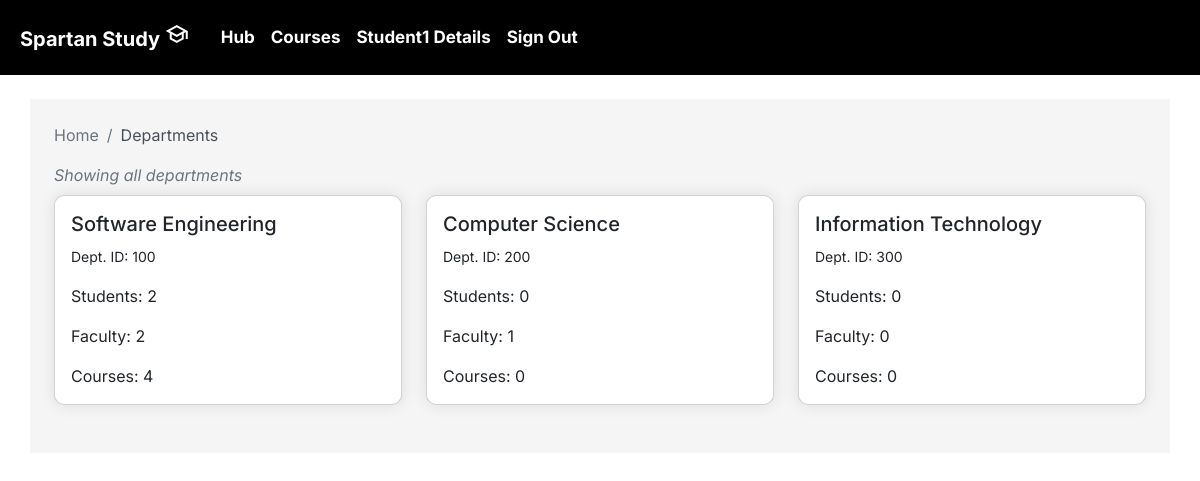
Screenshot of /departments/ (signed in) with the database file from the repository.
### main/models.py (models this page shows, shortened)
class Student(models.Model):
    student_id = models.IntegerField(primary_key=True)
    name = models.CharField(max_length=100, null=False)
    email = models.EmailField(max_length=100, null=True, blank=True)
    password = models.CharField(max_length=255, null=False)
    role = models.CharField(
        default="Student", max_length=100, null=False, blank=True)
    course = models.ManyToManyField(
        'Course', related_name='students', blank=True)
    photo = models.ImageField(upload_to='profile_pics', blank=True,
                              null=False, default='profile_pics/default_student.png')
    department = models.ForeignKey(
        'Department', on_delete=models.CASCADE, null=False, blank=False, related_name='students')
    class Meta:
        verbose_name_plural = 'Students'

class Department(models.Model):
    department_id = models.IntegerField(primary_key=True)
    name = models.CharField(max_length=100, null=False)
    description = models.TextField(null=True, blank=True)
    class Meta:
        verbose_name_plural = 'Departments'
    def student_count(self):
        return self.students.count()
    def faculty_count(self):
        return self.faculty.count()
    def course_count(self):
        return self.courses.count()

### main/views.py (the view)
# urls.py: path('departments/', views.departments, name='departments'),
def departments(request):
    if request.session.get('student_id') or request.session.get('faculty_id'):
        departments = Department.objects.all()
        if request.session.get('student_id'):
            student = Student.objects.get(
                student_id=request.session['student_id'])
        else:
            student = None
        if request.session.get('faculty_id'):
            faculty = Faculty.objects.get(
                faculty_id=request.session['faculty_id'])
        else:
            faculty = None
        context = {
            'faculty': faculty,
            'student': student,
            'deps': departments
        }
        return render(request, 'main/departments.html', context)
    else:
        return redirect('std_login')

### main/templates/main/departments.html (shortened to what this page needs)
{% extends 'index.html' %}
{% block profile %}
{% if faculty %} {% url 'profile' faculty.faculty_id %}
{% else %} {% url 'profile' student.student_id %}
{% endif %}
{% endblock %}
{% block user %}
{% if faculty %} {{faculty.name}}
{% else %} {{student.name}}
{% endif %}
{% endblock user %}
{% block courses %}
{% url 'myCourses' %}
{% endblock courses %}
{% block allCourses %}
{% url 'courses' %}
{% endblock %}
{% block content %}
<div class="container p-4" style="background-color: #f5f5f5;">
   <nav class="breadcrumb-container" aria-label="breadcrumb">
      <ol class="breadcrumb bg-transparent pl-0">
         <li class="breadcrumb-item"><a href="#" style="color: #6c757d;">Home</a></li>
         <li class="breadcrumb-item active" aria-current="page" style="color: #495057;">Departments</li>
      </ol>
   </nav>
   {% if deps %}
   <div class="text-muted fst-italic mb-2">Showing all departments</div>
   <div class="row">
       {% for dep in deps %}
       <div class="col-md-4 mb-4">
           <div class="card h-100 shadow" style="border-radius: 10px;">
               <div class="card-body">
                   <h5 class="card-title">{{ dep.name }}</h5>
                   <p class="card-text"><small>Dept. ID: {{ dep.department_id }}</small></p>
                   <p class="card-text">Students: {{ dep.student_count }}</p>
                   <p class="card-text">Faculty: {{ dep.faculty_count }}</p>
                   <p class="card-text">Courses: {{ dep.course_count }}</p>
               </div>
           </div>
       </div>
       {% endfor %}
   </div>
   {% else %}
   <div class="text-center h4 text-secondary">No Departments to show</div>
   {% endif %}
</div>
{% endblock  %}

### static/styles/style.css (style rules this page uses)
* { font-family: "Inter", sans-serif; box-sizing: border-box; }
body { margin: 0; padding: 0; }
html { scroll-behavior: smooth; }
a { text-decoration: none !important; }
.container { margin-top: 1.5rem; }
.shadow { box-shadow: rgba(17, 17, 26, 0.1) 0px 0px 16px !important; }

### rows the page displays
Student: name "Student1"
Department: name "Software Engineering", department_id "100", student_count "2", faculty_count "2", course_count "4"
Department: name "Computer Science", department_id "200", student_count "0", faculty_count "1", course_count "0"
Department: name "Information Technology", department_id "300", student_count "0", faculty_count "0", course_count "0"
